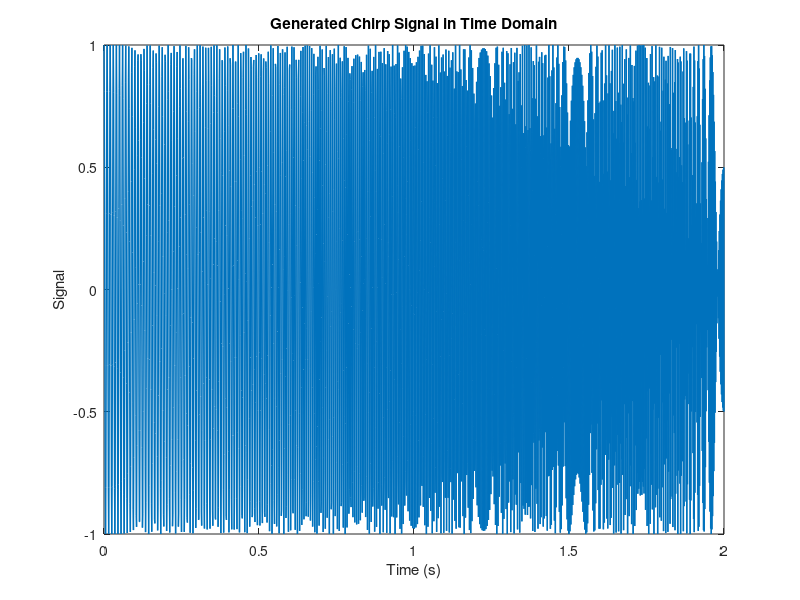

Write the MATLAB code that produced this figure. (Note: this script raises an error after producing the figure.)
% Generating a chirp signal for furthur analysis
clc
clear
f_t = @(t) 100+100/3*t.^2;
x_t = @(t) cos(2*pi*f_t(t).*t);
time_interval = 2;
fs = 1000;

time = 0:1/fs:time_interval;
sig = x_t(time);
sig2 = chirp(time,100,1,400,'quadratic');

plot(time, sig, 'linewidth', 1)
xlabel('Time (s)'); ylabel('Signal')
title('Generated Chirp Signal in Time Domain')
%% making different windows for fourirer analysis
L = 128;
rectWin = rectwin(L); triangWin = triang(L); gaussWin = gausswin(L); hammingWin = hamming(L);
wvtool(rectWin, triangWin, gaussWin, hammingWin)
%% Effect of different windows on Spectogram
noverlap = 0; nfft = L;

subplot(2,2,1)
spectrogram(sig, rectWin, noverlap, nfft, fs);
title('Rect Window')

subplot(2,2,2)
spectrogram(sig, triangWin, noverlap, nfft, fs);
title('Triang Window')

subplot(2,2,3)
spectrogram(sig, gaussWin, noverlap, nfft, fs);
title('Gauss Window')

subplot(2,2,4)
spectrogram(sig, hammingWin, noverlap, nfft, fs);
title('Hamming Window')
%% Effect of number of overlap samples on spectogram
noverlap = 0;
subplot(4,4,[1,2,5,6])
spectrogram(sig, rectWin, noverlap, nfft, fs);
title('Rect Window - noverlap = 0')

noverlap = 64;
subplot(4,4,[3,4,7,8])
spectrogram(sig, rectWin, noverlap, nfft, fs);
title('Rect Window - noverlap = 64')

noverlap = 127;
subplot(4,4,[10,11,14,15])
spectrogram(sig, rectWin, noverlap, nfft, fs);
title('Rect Window - noverlap = 127')
%% Effect of window length on spectogram
clc
L = 32; noverlap = L-1; nfft=L;
subplot(4,4,[1,2,5,6])
spectrogram(sig, rectWin, noverlap, nfft, fs);
title('Rect Window | L = 32 |noverlap = 31')

L = 128; noverlap = L-1; nfft=L;
subplot(4,4,[3,4,7,8])
spectrogram(sig, rectWin, noverlap, nfft, fs);
title('Rect Window | L = 128 |noverlap = 127')

L = 512; noverlap = 127; nfft=L;
subplot(4,4,[10,11,14,15])
spectrogram(sig, rectWin, noverlap, nfft, fs);
title('Rect Window | L = 512 |noverlap = 127')
%% Effect of number of fft points of spectogram
L = 128; noverlap = L/2; nfft=L;
subplot(4,4,[1,2,5,6])
spectrogram(sig, rectWin, noverlap, nfft, fs);
title('Rect Window | nfft = L')

L = 128; noverlap = L/2; nfft=2*L;
subplot(4,4,[3,4,7,8])
spectrogram(sig, rectWin, noverlap, nfft, fs);
title('Rect Window | nfft = 2L')

L = 128; noverlap = L/2; nfft=4*L;
subplot(4,4,[10,11,14,15])
spectrogram(sig, rectWin, noverlap, nfft, fs);
title('Rect Window | nfft = 4L')
